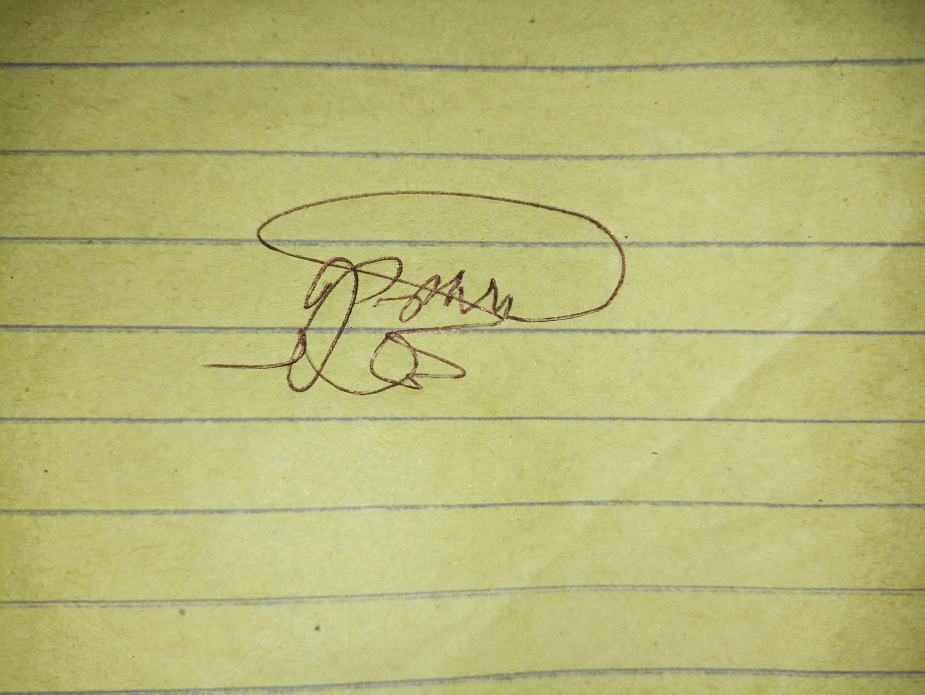
#> input picture verificator/test_image/test_1.jpg, 4624 x 3472 px (shown at 1/5 size)
$ jupyter execute feature_extractor.ipynb
#> lines starting #> are read from the running program, lines starting #| are printed output that depends on the picture
[cell 1]
from matplotlib import pyplot as plt
import cv2

[cell 2]
img1 = cv2.imread("test_image/test_1.jpg", cv2.IMREAD_GRAYSCALE)
#> img1: shape (3472, 4624); min 20, max 255, mean 174.9
img1 = cv2.resize(img1, (224, 224))
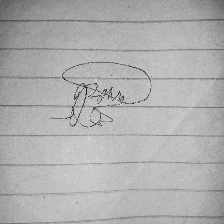
#> img1: shape (224, 224); min 24, max 236, mean 174.8

img2 = cv2.imread("test_image/test_2.jpg", cv2.IMREAD_GRAYSCALE)
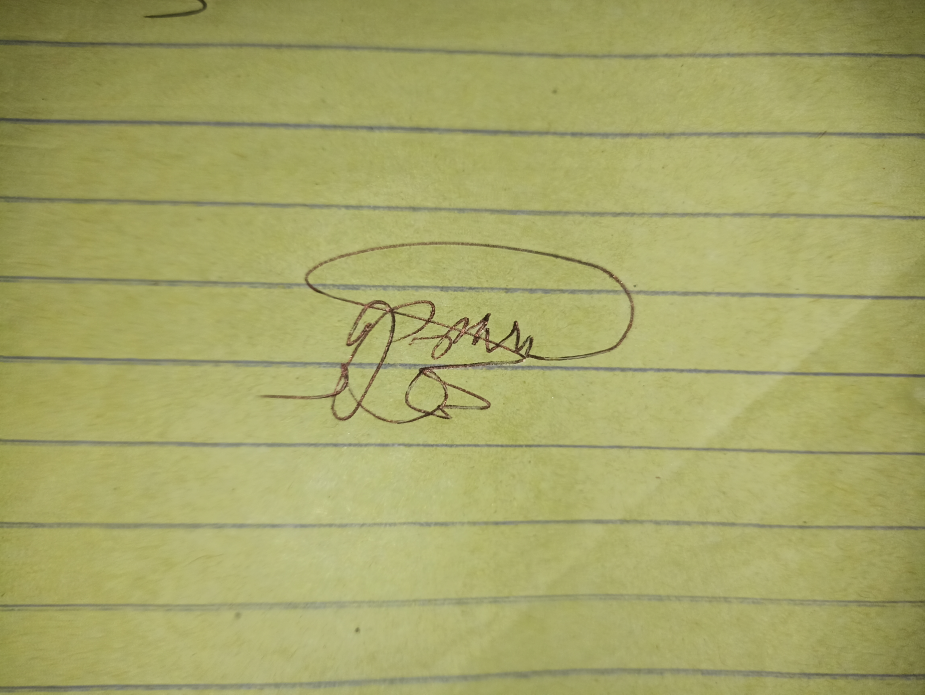
#> input picture verificator/test_image/test_2.jpg, 4624 x 3472 px (shown at 1/5 size)
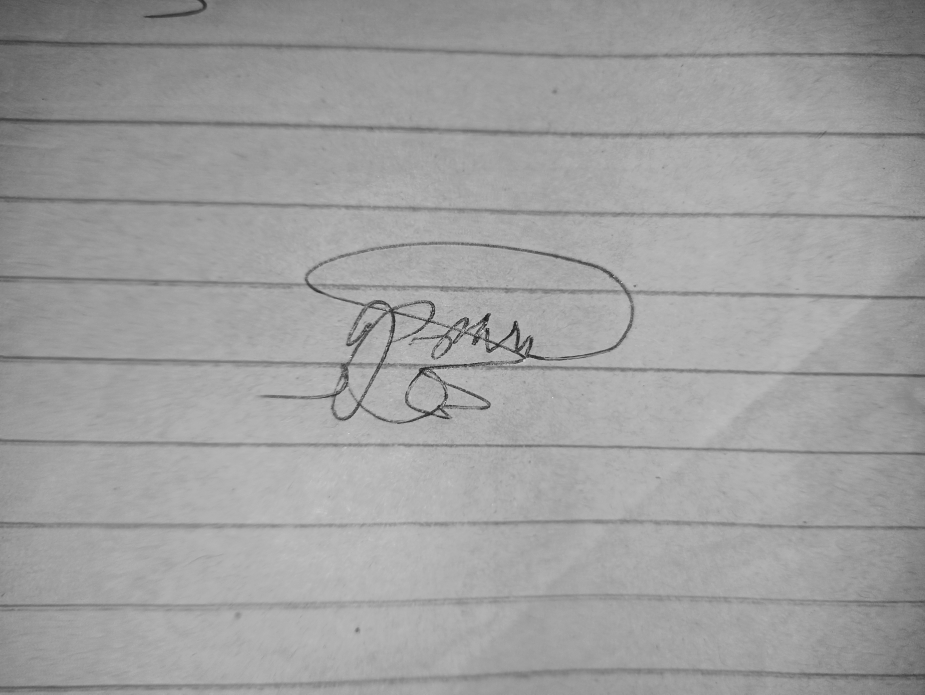
#> img2: shape (3472, 4624) (shown at 1/5 size); min 19, max 253, mean 158.6
img2 = cv2.resize(img2, (224, 224))
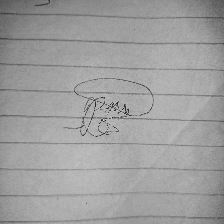
#> img2: shape (224, 224); min 31, max 223, mean 158.6

img3 = cv2.imread("test_image/test_3.jpg", cv2.IMREAD_GRAYSCALE)
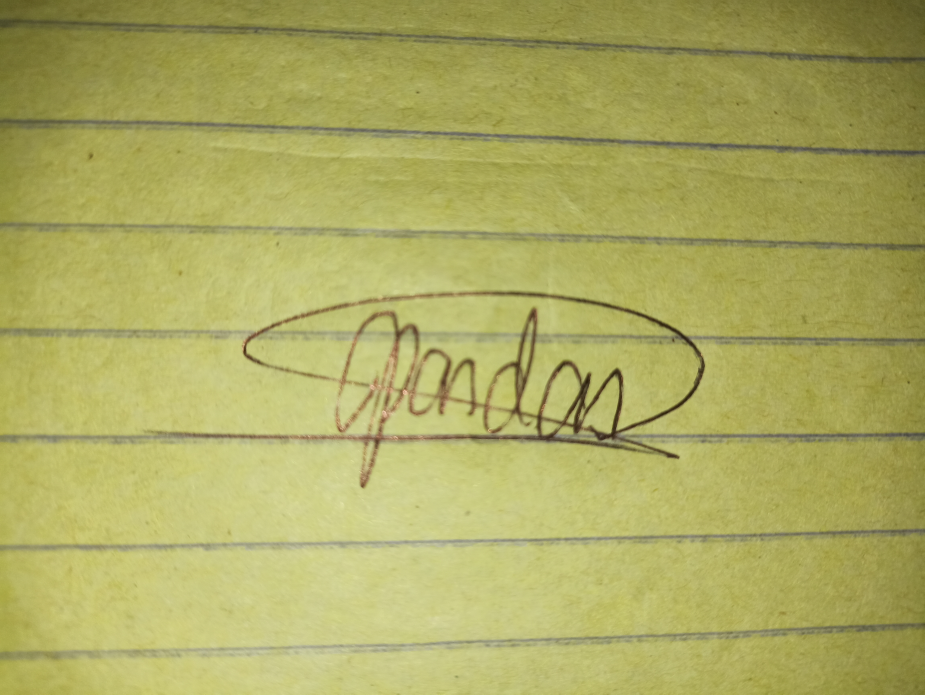
#> input picture verificator/test_image/test_3.jpg, 4624 x 3472 px (shown at 1/5 size)
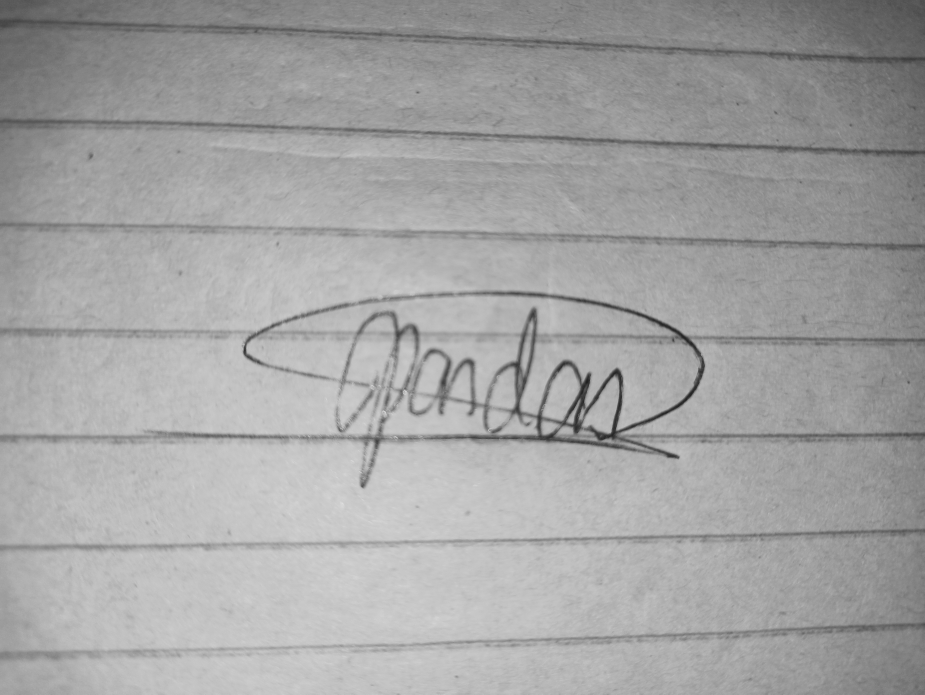
#> img3: shape (3472, 4624) (shown at 1/5 size); min 28, max 251, mean 163
img3 = cv2.resize(img3, (224, 224))
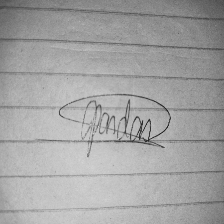
#> img3: shape (224, 224); min 36, max 213, mean 162.9

img4 = cv2.imread("test_image/test_4.jpg", cv2.IMREAD_GRAYSCALE)
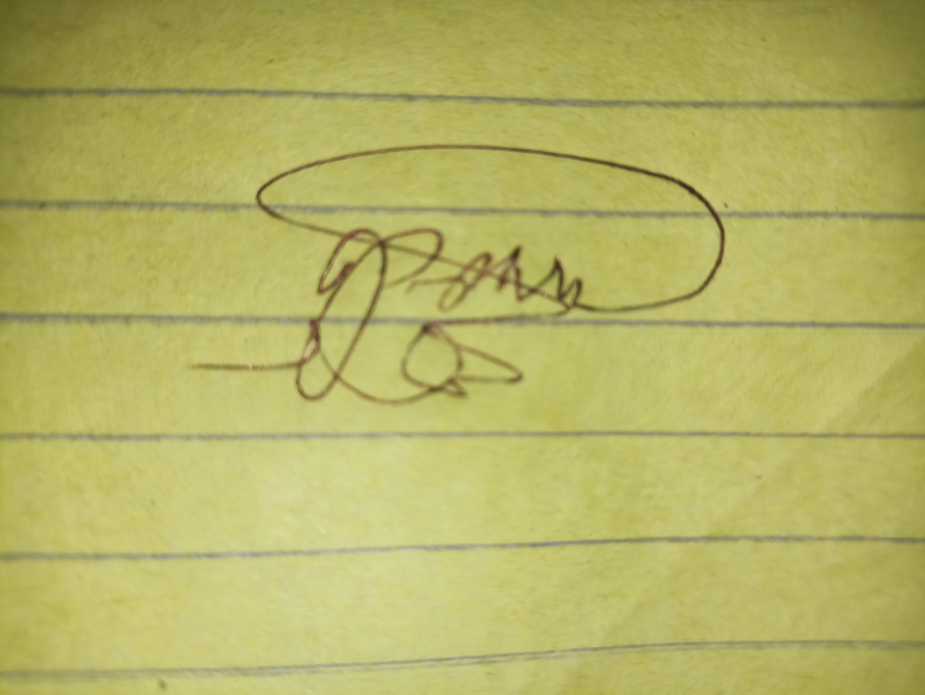
#> input picture verificator/test_image/test_4.jpg, 4624 x 3472 px (shown at 1/5 size)
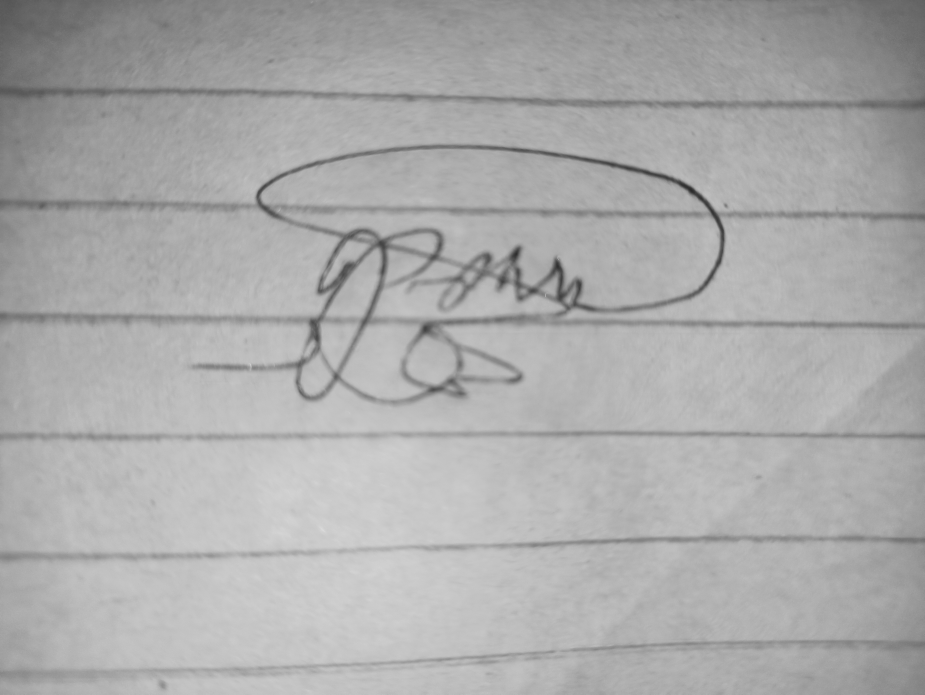
#> img4: shape (3472, 4624) (shown at 1/5 size); min 38, max 238, mean 170.6
img4 = cv2.resize(img4, (224, 224))
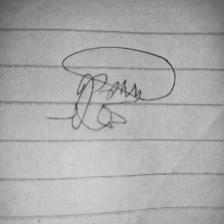
#> img4: shape (224, 224); min 43, max 214, mean 170.5

fig, ax = plt.subplots(1, 2, figsize=(10,10))
ax[0].imshow(img3, cmap=plt.get_cmap('gray'))
ax[1].imshow(img2, cmap=plt.get_cmap('gray'))
